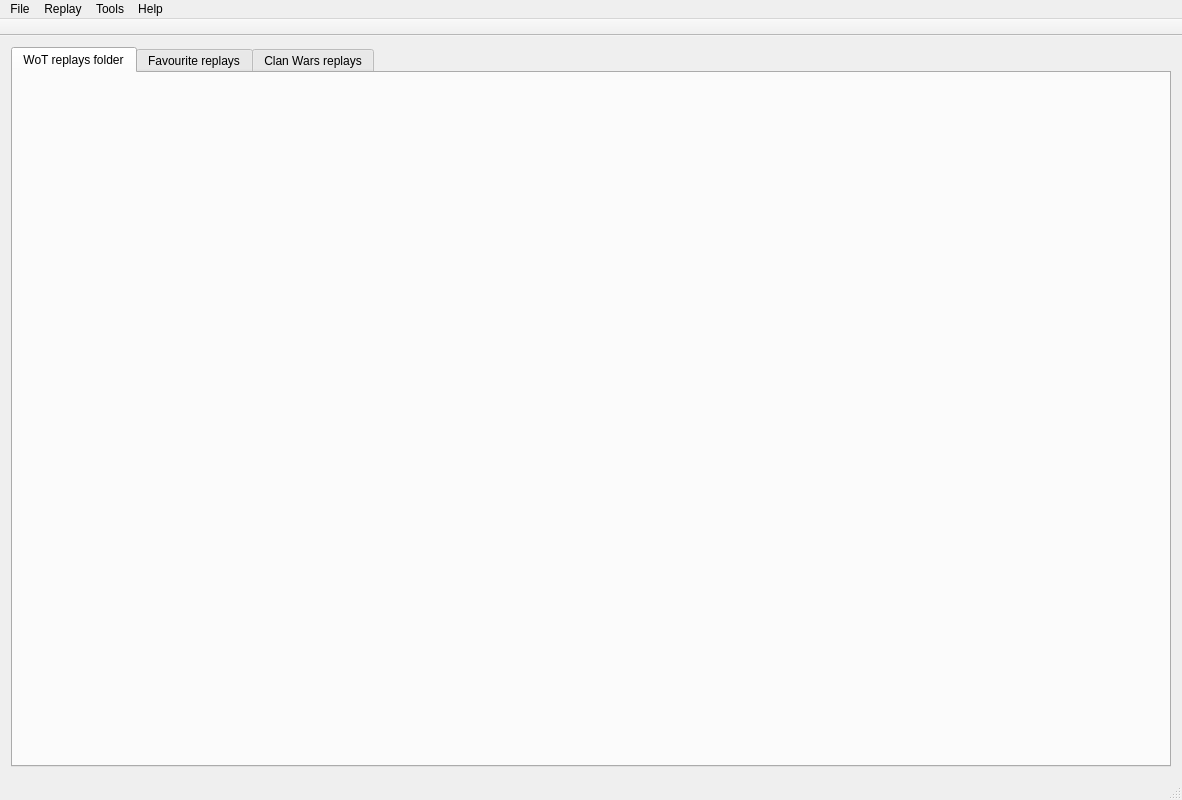
<?xml version="1.0" encoding="UTF-8"?>
<ui version="4.0">
 <class>MainWindow</class>
 <widget class="QMainWindow" name="MainWindow">
  <property name="geometry">
   <rect>
    <x>0</x>
    <y>0</y>
    <width>1182</width>
    <height>800</height>
   </rect>
  </property>
  <property name="windowTitle">
   <string>WoT Replay Organizer</string>
  </property>
  <property name="iconSize">
   <size>
    <width>16</width>
    <height>16</height>
   </size>
  </property>
  <property name="toolButtonStyle">
   <enum>Qt::ToolButtonTextBesideIcon</enum>
  </property>
  <widget class="QWidget" name="centralWidget">
   <layout class="QVBoxLayout" name="verticalLayout_3">
    <item>
     <widget class="QTabWidget" name="tabWidget">
      <property name="currentIndex">
       <number>0</number>
      </property>
      <widget class="QWidget" name="tab">
       <attribute name="title">
        <string>WoT replays folder</string>
       </attribute>
       <layout class="QGridLayout" name="gridLayout_2"/>
      </widget>
      <widget class="QWidget" name="tab_2">
       <attribute name="title">
        <string>Favourite replays</string>
       </attribute>
       <layout class="QGridLayout" name="gridLayout_4"/>
      </widget>
      <widget class="QWidget" name="tab_3">
       <attribute name="title">
        <string>Clan Wars replays</string>
       </attribute>
       <layout class="QGridLayout" name="gridLayout_3">
        <item row="0" column="0">
         <widget class="QGroupBox" name="groupBox">
          <property name="sizePolicy">
           <sizepolicy hsizetype="Expanding" vsizetype="Expanding">
            <horstretch>0</horstretch>
            <verstretch>0</verstretch>
           </sizepolicy>
          </property>
          <property name="minimumSize">
           <size>
            <width>0</width>
            <height>400</height>
           </size>
          </property>
          <property name="baseSize">
           <size>
            <width>0</width>
            <height>400</height>
           </size>
          </property>
          <property name="title">
           <string>Selected replay details</string>
          </property>
          <layout class="QVBoxLayout" name="verticalLayout_2">
           <item>
            <layout class="QHBoxLayout" name="horizontalLayout_2">
             <item>
              <widget class="QLabel" name="label_3">
               <property name="text">
                <string>Replay path:</string>
               </property>
              </widget>
             </item>
             <item>
              <widget class="QLabel" name="label_replayPath">
               <property name="text">
                <string>TextLabel</string>
               </property>
              </widget>
             </item>
             <item>
              <spacer name="horizontalSpacer">
               <property name="orientation">
                <enum>Qt::Horizontal</enum>
               </property>
               <property name="sizeHint" stdset="0">
                <size>
                 <width>40</width>
                 <height>20</height>
                </size>
               </property>
              </spacer>
             </item>
            </layout>
           </item>
           <item>
            <layout class="QHBoxLayout" name="horizontalLayout">
             <item>
              <widget class="QGroupBox" name="groupBox_5">
               <property name="title">
                <string>Info</string>
               </property>
               <layout class="QVBoxLayout" name="verticalLayout">
                <item>
                 <widget class="QLabel" name="label_result">
                  <property name="font">
                   <font>
                    <pointsize>24</pointsize>
                   </font>
                  </property>
                  <property name="text">
                   <string>TextLabel</string>
                  </property>
                  <property name="alignment">
                   <set>Qt::AlignCenter</set>
                  </property>
                 </widget>
                </item>
                <item>
                 <widget class="QLabel" name="label_score">
                  <property name="font">
                   <font>
                    <pointsize>24</pointsize>
                   </font>
                  </property>
                  <property name="text">
                   <string>TextLabel</string>
                  </property>
                  <property name="alignment">
                   <set>Qt::AlignCenter</set>
                  </property>
                 </widget>
                </item>
                <item>
                 <layout class="QFormLayout" name="formLayout">
                  <item row="0" column="0">
                   <widget class="QLabel" name="label_2">
                    <property name="text">
                     <string>Battle date:</string>
                    </property>
                   </widget>
                  </item>
                  <item row="0" column="1">
                   <widget class="QLabel" name="label_dateTime">
                    <property name="text">
                     <string>TextLabel</string>
                    </property>
                   </widget>
                  </item>
                  <item row="1" column="0">
                   <widget class="QLabel" name="label">
                    <property name="text">
                     <string>Enemy clan:</string>
                    </property>
                   </widget>
                  </item>
                  <item row="1" column="1">
                   <widget class="QLabel" name="label_enemyClan">
                    <property name="text">
                     <string>TextLabel</string>
                    </property>
                   </widget>
                  </item>
                 </layout>
                </item>
                <item>
                 <spacer name="verticalSpacer">
                  <property name="orientation">
                   <enum>Qt::Vertical</enum>
                  </property>
                  <property name="sizeHint" stdset="0">
                   <size>
                    <width>20</width>
                    <height>40</height>
                   </size>
                  </property>
                 </spacer>
                </item>
               </layout>
              </widget>
             </item>
             <item>
              <widget class="QGroupBox" name="groupBox_3">
               <property name="minimumSize">
                <size>
                 <width>400</width>
                 <height>330</height>
                </size>
               </property>
               <property name="maximumSize">
                <size>
                 <width>400</width>
                 <height>330</height>
                </size>
               </property>
               <property name="title">
                <string>Own team</string>
               </property>
               <layout class="QGridLayout" name="gridLayout_6">
                <item row="0" column="0">
                 <widget class="QTableWidget" name="tableWidget_ownTeam">
                  <property name="sizePolicy">
                   <sizepolicy hsizetype="Expanding" vsizetype="Maximum">
                    <horstretch>0</horstretch>
                    <verstretch>0</verstretch>
                   </sizepolicy>
                  </property>
                  <property name="minimumSize">
                   <size>
                    <width>0</width>
                    <height>295</height>
                   </size>
                  </property>
                  <property name="maximumSize">
                   <size>
                    <width>16777215</width>
                    <height>295</height>
                   </size>
                  </property>
                  <property name="font">
                   <font>
                    <pointsize>8</pointsize>
                   </font>
                  </property>
                  <property name="selectionBehavior">
                   <enum>QAbstractItemView::SelectRows</enum>
                  </property>
                  <property name="sortingEnabled">
                   <bool>true</bool>
                  </property>
                  <property name="rowCount">
                   <number>0</number>
                  </property>
                  <attribute name="horizontalHeaderStretchLastSection">
                   <bool>true</bool>
                  </attribute>
                  <attribute name="verticalHeaderDefaultSectionSize">
                   <number>18</number>
                  </attribute>
                  <attribute name="verticalHeaderMinimumSectionSize">
                   <number>18</number>
                  </attribute>
                  <column>
                   <property name="text">
                    <string>Player</string>
                   </property>
                  </column>
                  <column>
                   <property name="text">
                    <string>Vehicle</string>
                   </property>
                  </column>
                 </widget>
                </item>
               </layout>
              </widget>
             </item>
             <item>
              <widget class="QGroupBox" name="groupBox_4">
               <property name="sizePolicy">
                <sizepolicy hsizetype="Preferred" vsizetype="Preferred">
                 <horstretch>0</horstretch>
                 <verstretch>0</verstretch>
                </sizepolicy>
               </property>
               <property name="minimumSize">
                <size>
                 <width>400</width>
                 <height>330</height>
                </size>
               </property>
               <property name="maximumSize">
                <size>
                 <width>400</width>
                 <height>330</height>
                </size>
               </property>
               <property name="title">
                <string>Enemy team</string>
               </property>
               <layout class="QGridLayout" name="gridLayout_7">
                <item row="0" column="0">
                 <widget class="QTableWidget" name="tableWidget_enemyTeam">
                  <property name="sizePolicy">
                   <sizepolicy hsizetype="Expanding" vsizetype="Maximum">
                    <horstretch>0</horstretch>
                    <verstretch>0</verstretch>
                   </sizepolicy>
                  </property>
                  <property name="minimumSize">
                   <size>
                    <width>0</width>
                    <height>295</height>
                   </size>
                  </property>
                  <property name="maximumSize">
                   <size>
                    <width>16777215</width>
                    <height>295</height>
                   </size>
                  </property>
                  <property name="font">
                   <font>
                    <pointsize>8</pointsize>
                   </font>
                  </property>
                  <property name="selectionBehavior">
                   <enum>QAbstractItemView::SelectRows</enum>
                  </property>
                  <property name="sortingEnabled">
                   <bool>true</bool>
                  </property>
                  <attribute name="horizontalHeaderStretchLastSection">
                   <bool>true</bool>
                  </attribute>
                  <attribute name="verticalHeaderDefaultSectionSize">
                   <number>18</number>
                  </attribute>
                  <attribute name="verticalHeaderMinimumSectionSize">
                   <number>18</number>
                  </attribute>
                  <column>
                   <property name="text">
                    <string>Player</string>
                   </property>
                  </column>
                  <column>
                   <property name="text">
                    <string>Vehicle</string>
                   </property>
                  </column>
                 </widget>
                </item>
               </layout>
              </widget>
             </item>
            </layout>
           </item>
          </layout>
         </widget>
        </item>
        <item row="1" column="0">
         <widget class="QGroupBox" name="groupBox_2">
          <property name="sizePolicy">
           <sizepolicy hsizetype="Expanding" vsizetype="Expanding">
            <horstretch>0</horstretch>
            <verstretch>0</verstretch>
           </sizepolicy>
          </property>
          <property name="minimumSize">
           <size>
            <width>0</width>
            <height>100</height>
           </size>
          </property>
          <property name="maximumSize">
           <size>
            <width>16777215</width>
            <height>16777215</height>
           </size>
          </property>
          <property name="title">
           <string>Replay comment</string>
          </property>
          <layout class="QGridLayout" name="gridLayout_5">
           <item row="0" column="0">
            <widget class="QPlainTextEdit" name="replayComment">
             <property name="sizePolicy">
              <sizepolicy hsizetype="Expanding" vsizetype="Expanding">
               <horstretch>0</horstretch>
               <verstretch>0</verstretch>
              </sizepolicy>
             </property>
             <property name="minimumSize">
              <size>
               <width>0</width>
               <height>0</height>
              </size>
             </property>
             <property name="maximumSize">
              <size>
               <width>16777215</width>
               <height>16777215</height>
              </size>
             </property>
             <property name="baseSize">
              <size>
               <width>0</width>
               <height>0</height>
              </size>
             </property>
            </widget>
           </item>
           <item row="0" column="1">
            <widget class="QPushButton" name="button_saveComment">
             <property name="text">
              <string>Save comment</string>
             </property>
            </widget>
           </item>
          </layout>
         </widget>
        </item>
       </layout>
      </widget>
     </widget>
    </item>
   </layout>
  </widget>
  <widget class="QMenuBar" name="menuBar">
   <property name="geometry">
    <rect>
     <x>0</x>
     <y>0</y>
     <width>1182</width>
     <height>21</height>
    </rect>
   </property>
   <widget class="QMenu" name="menuFile">
    <property name="title">
     <string>File</string>
    </property>
    <addaction name="action_exit"/>
   </widget>
   <widget class="QMenu" name="menuTools">
    <property name="title">
     <string>Tools</string>
    </property>
    <addaction name="action_settings"/>
   </widget>
   <widget class="QMenu" name="menuHelp">
    <property name="title">
     <string>Help</string>
    </property>
    <addaction name="action_about"/>
   </widget>
   <widget class="QMenu" name="menuReplay">
    <property name="title">
     <string>Replay</string>
    </property>
    <addaction name="action_moveSelectedReplaysToFavourites"/>
    <addaction name="action_moveCwReplays"/>
    <addaction name="separator"/>
    <addaction name="action_deleteIncompleteReplays"/>
    <addaction name="separator"/>
    <addaction name="action_deleteSelectedReplays"/>
   </widget>
   <addaction name="menuFile"/>
   <addaction name="menuReplay"/>
   <addaction name="menuTools"/>
   <addaction name="menuHelp"/>
  </widget>
  <widget class="QToolBar" name="mainToolBar">
   <property name="sizePolicy">
    <sizepolicy hsizetype="Preferred" vsizetype="Preferred">
     <horstretch>0</horstretch>
     <verstretch>0</verstretch>
    </sizepolicy>
   </property>
   <property name="minimumSize">
    <size>
     <width>0</width>
     <height>0</height>
    </size>
   </property>
   <property name="movable">
    <bool>false</bool>
   </property>
   <attribute name="toolBarArea">
    <enum>TopToolBarArea</enum>
   </attribute>
   <attribute name="toolBarBreak">
    <bool>false</bool>
   </attribute>
  </widget>
  <widget class="QStatusBar" name="statusBar"/>
  <action name="action_settings">
   <property name="icon">
    <iconset resource="res.qrc">
     <normaloff>:/icons/prefs.png</normaloff>:/icons/prefs.png</iconset>
   </property>
   <property name="text">
    <string>Settings</string>
   </property>
   <property name="shortcut">
    <string>F10</string>
   </property>
  </action>
  <action name="action_about">
   <property name="text">
    <string>About</string>
   </property>
   <property name="shortcut">
    <string>F1</string>
   </property>
  </action>
  <action name="action_exit">
   <property name="text">
    <string>Exit</string>
   </property>
  </action>
  <action name="action_moveSelectedReplaysToFavourites">
   <property name="icon">
    <iconset resource="res.qrc">
     <normaloff>:/icons/fav.png</normaloff>:/icons/fav.png</iconset>
   </property>
   <property name="text">
    <string>Move selected replays to favourites</string>
   </property>
   <property name="shortcut">
    <string>F6</string>
   </property>
  </action>
  <action name="action_moveCwReplays">
   <property name="icon">
    <iconset resource="res.qrc">
     <normaloff>:/icons/movecw.png</normaloff>:/icons/movecw.png</iconset>
   </property>
   <property name="text">
    <string>Move CW replays</string>
   </property>
   <property name="shortcut">
    <string>F5</string>
   </property>
  </action>
  <action name="action_deleteSelectedReplays">
   <property name="icon">
    <iconset resource="res.qrc">
     <normaloff>:/icons/remove.png</normaloff>:/icons/remove.png</iconset>
   </property>
   <property name="text">
    <string>Remove selected replays</string>
   </property>
   <property name="shortcut">
    <string>F8</string>
   </property>
  </action>
  <action name="action_deleteIncompleteReplays">
   <property name="icon">
    <iconset resource="res.qrc">
     <normaloff>:/icons/removeUnfinished.png</normaloff>:/icons/removeUnfinished.png</iconset>
   </property>
   <property name="text">
    <string>Remove all incomplete replays</string>
   </property>
   <property name="shortcut">
    <string>F7</string>
   </property>
  </action>
 </widget>
 <layoutdefault spacing="6" margin="11"/>
 <resources>
  <include location="res.qrc"/>
 </resources>
 <connections/>
</ui>
